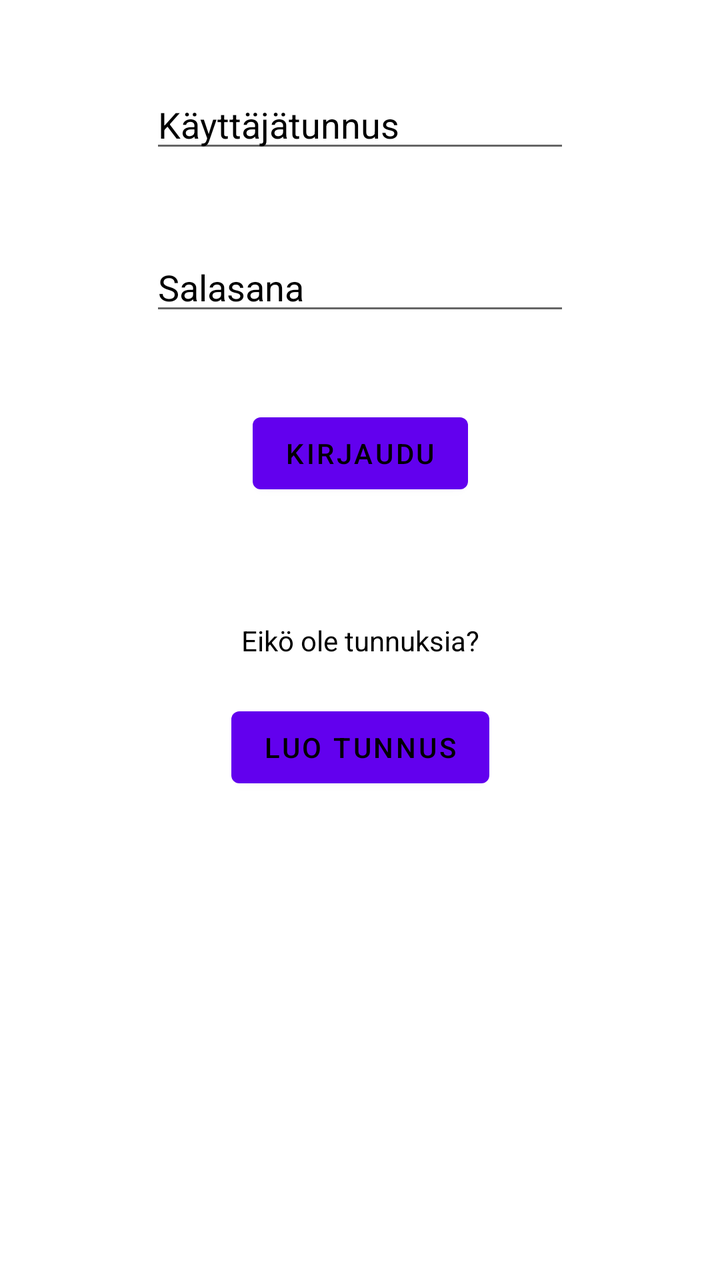
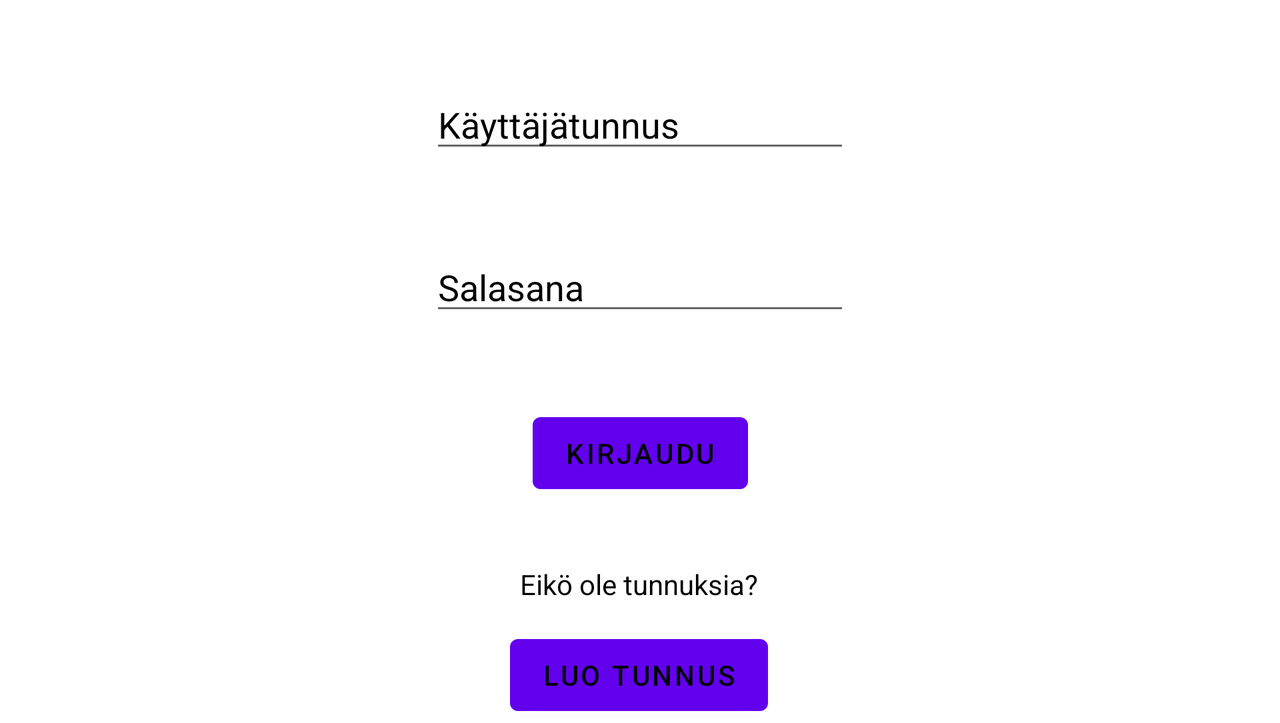

Two renders of one Android screen. The first uses the default layout on a phone; the second uses the alternative layout the repository ships for a different screen configuration, on a matching device. The two XML files are below.
<!-- AndroidManifest.xml: application theme Theme.Huoltokirja -->
<!-- res/layout/activity_main.xml -->
<?xml version="1.0" encoding="utf-8"?>
<androidx.constraintlayout.widget.ConstraintLayout xmlns:android="http://schemas.android.com/apk/res/android"
    xmlns:app="http://schemas.android.com/apk/res-auto"
    xmlns:tools="http://schemas.android.com/tools"
    android:layout_width="match_parent"
    android:layout_height="match_parent"
    android:background="@color/white"
    tools:context=".MainActivity">

    <EditText
        android:id="@+id/editTextKayttaja"
        android:layout_width="wrap_content"
        android:layout_height="wrap_content"
        android:layout_marginTop="40dp"
        android:ems="10"
        android:hint="@string/username"
        android:inputType="textPersonName"
        android:textColor="@color/black"
        android:textColorHint="@color/black"
        app:layout_constraintEnd_toEndOf="parent"
        app:layout_constraintStart_toStartOf="parent"
        app:layout_constraintTop_toTopOf="parent" />

    <EditText
        android:id="@+id/editTextSalasana"
        android:layout_width="wrap_content"
        android:layout_height="wrap_content"
        android:layout_marginTop="40dp"
        android:ems="10"
        android:hint="@string/password"
        android:inputType="textPassword"
        android:textColor="@color/black"
        android:textColorHint="@color/black"
        app:layout_constraintEnd_toEndOf="parent"
        app:layout_constraintStart_toStartOf="parent"
        app:layout_constraintTop_toBottomOf="@+id/editTextKayttaja" />

    <Button
        android:id="@+id/buttonKirjaudu"
        android:layout_width="wrap_content"
        android:layout_height="wrap_content"
        android:layout_marginTop="40dp"
        android:text="@string/login"
        android:textColor="@color/black"
        app:layout_constraintEnd_toEndOf="parent"
        app:layout_constraintStart_toStartOf="parent"
        app:layout_constraintTop_toBottomOf="@+id/editTextSalasana" />

    <TextView
        android:id="@+id/textView"
        android:layout_width="wrap_content"
        android:layout_height="wrap_content"
        android:layout_marginTop="60dp"
        android:text="@string/not_registered"
        android:textColor="@color/black"
        android:textColorHint="@color/black"
        app:layout_constraintEnd_toEndOf="parent"
        app:layout_constraintStart_toStartOf="parent"
        app:layout_constraintTop_toBottomOf="@+id/buttonKirjaudu" />

    <Button
        android:id="@+id/buttonCreateAcc"
        android:layout_width="wrap_content"
        android:layout_height="wrap_content"
        android:layout_marginTop="20dp"
        android:text="@string/register"
        android:textColor="@color/black"
        app:layout_constraintEnd_toEndOf="parent"
        app:layout_constraintStart_toStartOf="parent"
        app:layout_constraintTop_toBottomOf="@+id/textView" />

</androidx.constraintlayout.widget.ConstraintLayout>
<!-- resources referenced by this layout -->
<resources>
  <string name="login">Kirjaudu</string>
  <string name="not_registered">Eikö ole tunnuksia?</string>
  <string name="password">Salasana</string>
  <string name="register">Luo tunnus</string>
  <string name="username">Käyttäjätunnus</string>
  <style name="Theme.Huoltokirja" parent="Theme.MaterialComponents.DayNight.DarkActionBar">
          
          <item name="colorPrimary">@color/purple_500</item>
          <item name="colorPrimaryVariant">@color/purple_700</item>
          <item name="colorOnPrimary">@color/white</item>
          
          <item name="colorSecondary">@color/teal_200</item>
          <item name="colorSecondaryVariant">@color/teal_700</item>
          <item name="colorOnSecondary">@color/black</item>
          
          <item name="android:statusBarColor" tools:targetApi="l">?attr/colorPrimaryVariant</item>
          
      </style>
</resources>
<!-- res/layout-land/activity_main.xml (the repository's variant of the layout above) -->
<!-- drawn on the phone turned sideways -->
<?xml version="1.0" encoding="utf-8"?>
<ScrollView
    xmlns:android="http://schemas.android.com/apk/res/android"
    xmlns:app="http://schemas.android.com/apk/res-auto"
    xmlns:tools="http://schemas.android.com/tools"
    android:layout_width="match_parent"
    android:layout_height="match_parent"
    android:background="@color/white">

    <androidx.constraintlayout.widget.ConstraintLayout
        android:layout_width="match_parent"
        android:layout_height="wrap_content"
        android:background="@color/white"
        tools:context=".MainActivity">

        <EditText
            android:id="@+id/editTextKayttaja"
            android:layout_width="wrap_content"
            android:layout_height="wrap_content"
            android:layout_marginTop="40dp"
            android:ems="10"
            android:hint="@string/username"
            android:inputType="textPersonName"
            android:textColor="@color/black"
            android:textColorHint="@color/black"
            app:layout_constraintEnd_toEndOf="parent"
            app:layout_constraintStart_toStartOf="parent"
            app:layout_constraintTop_toTopOf="parent" />

        <EditText
            android:id="@+id/editTextSalasana"
            android:layout_width="wrap_content"
            android:layout_height="wrap_content"
            android:layout_marginTop="40dp"
            android:ems="10"
            android:hint="@string/password"
            android:inputType="textPassword"
            android:textColor="@color/black"
            android:textColorHint="@color/black"
            app:layout_constraintEnd_toEndOf="parent"
            app:layout_constraintStart_toStartOf="parent"
            app:layout_constraintTop_toBottomOf="@+id/editTextKayttaja" />

        <Button
            android:id="@+id/buttonKirjaudu"
            android:layout_width="wrap_content"
            android:layout_height="wrap_content"
            android:layout_marginTop="40dp"
            android:text="@string/login"
            android:textColor="@color/black"
            app:layout_constraintEnd_toEndOf="parent"
            app:layout_constraintStart_toStartOf="parent"
            app:layout_constraintTop_toBottomOf="@+id/editTextSalasana" />

        <TextView
            android:id="@+id/textView"
            android:layout_width="wrap_content"
            android:layout_height="wrap_content"
            android:layout_marginTop="32dp"
            android:text="@string/not_registered"
            android:textColor="@color/black"
            android:textColorHint="@color/black"
            app:layout_constraintEnd_toEndOf="parent"
            app:layout_constraintHorizontal_bias="0.499"
            app:layout_constraintStart_toStartOf="parent"
            app:layout_constraintTop_toBottomOf="@+id/buttonKirjaudu" />

        <Button
            android:id="@+id/buttonCreateAcc"
            android:layout_width="wrap_content"
            android:layout_height="wrap_content"
            android:layout_marginTop="12dp"
            android:text="@string/register"
            android:textColor="@color/black"
            app:layout_constraintEnd_toEndOf="parent"
            app:layout_constraintHorizontal_bias="0.499"
            app:layout_constraintStart_toStartOf="parent"
            app:layout_constraintTop_toBottomOf="@+id/textView" />

    </androidx.constraintlayout.widget.ConstraintLayout>

</ScrollView>
